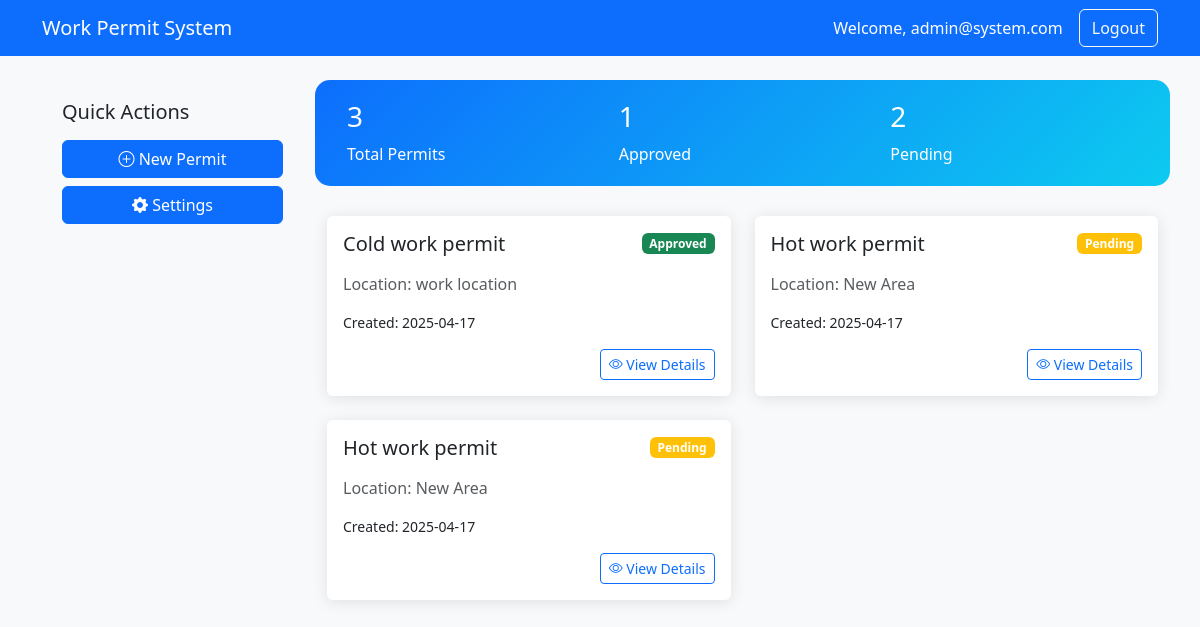
Screenshot of / (signed in) with the database file from the repository.
### main.py (models this page shows)
class User(UserMixin, db.Model):
    id = db.Column(db.Integer, primary_key=True)
    username = db.Column(db.String(150), nullable=False, unique=True)
    password = db.Column(db.String(150), nullable=False)
    role = db.Column(db.String(20), default='receiver')  # admin, issuer, receiver, safety, gas_tester

class WorkPermit(db.Model):
    id = db.Column(db.Integer, primary_key=True)
    permit_type = db.Column(db.String(100), nullable=False)  # e.g., Hot Work, Cold Work
    location = db.Column(db.String(150), nullable=False)
    description = db.Column(db.Text, nullable=False)
    status = db.Column(db.String(20), default='Pending')
    issued_at = db.Column(db.DateTime, default=datetime.utcnow)
    expires_at = db.Column(db.DateTime)
    issuer_id = db.Column(db.Integer, db.ForeignKey('user.id'))
    receiver_id = db.Column(db.Integer, db.ForeignKey('user.id'))
    gas_test_log = db.Column(db.Text)
    jsa_reference = db.Column(db.String(255))

### main.py (the view)
@app.route('/')
@login_required
def dashboard():
    if current_user.role == 'admin':
        permits = WorkPermit.query.all()
    elif current_user.role == 'issuer':
        permits = WorkPermit.query.filter_by(issuer_id=current_user.id).all()
    elif current_user.role == 'receiver':
        permits = WorkPermit.query.filter_by(receiver_id=current_user.id).all()
    elif current_user.role == 'safety':
        permits = WorkPermit.query.filter(
            (WorkPermit.status == 'Pending') |
            (WorkPermit.status == 'Approved') |
            (WorkPermit.status == 'Rejected')
        ).all()
    else:
        permits = WorkPermit.query.filter(
            (WorkPermit.status == 'Approved') |
            (WorkPermit.status == 'Pending')
        ).order_by(WorkPermit.status.desc(), WorkPermit.issued_at.desc()).all()
    return render_template('dashboard.html', permits=permits)

### main.py (called while the page is built)
@login_manager.user_loader
def load_user(user_id):
    return User.query.get(int(user_id))

### templates/dashboard.html (shortened to what this page needs)
<!DOCTYPE html>
<html lang="en">
<head>
    <link href="https://cdn.jsdelivr.net/npm/bootstrap@5.3.0/dist/css/bootstrap.min.css" rel="stylesheet">
</head>
<body class="bg-light">
    <nav class="navbar navbar-expand-lg navbar-dark bg-primary">
        <div class="container">
            <a class="navbar-brand" href="#">Work Permit System</a>
            <div class="d-flex align-items-center">
                <span class="text-white me-3">Welcome, {{ current_user.username }}</span>
                <a href="{{ url_for('logout') }}" class="btn btn-outline-light">Logout</a>
            </div>
        </div>
    </nav>
    <div class="container mt-4">
        <div class="row">
            <div class="col-md-3">
                <div class="sidebar">
                    <h5 class="mb-3">Quick Actions</h5>
                    <div class="d-grid gap-2">
                        <a href="{{ url_for('new_permit') }}" class="btn btn-primary">
                            <i class="bi bi-plus-circle"></i> New Permit
                        </a>
                        {% if current_user.role == 'admin' %}
                        <a href="{{ url_for('settings') }}" class="btn btn-primary">
                            <i class="bi bi-gear-fill"></i> Settings
                        </a>
                        {% endif %}
                    </div>
                </div>
            </div>
            <div class="col-md-9">
                <div class="row dashboard-stats">
                    <div class="col-md-4">
                        <h3>{{ permits|length }}</h3>
                        <p class="mb-0">Total Permits</p>
                    </div>
                    <div class="col-md-4">
                        <h3>{{ permits|selectattr('status', 'equalto', 'Approved')|list|length }}</h3>
                        <p class="mb-0">Approved</p>
                    </div>
                    <div class="col-md-4">
                        <h3>{{ permits|selectattr('status', 'equalto', 'Pending')|list|length }}</h3>
                        <p class="mb-0">Pending</p>
                    </div>
                </div>
                <div class="row">
                    {% for p in permits %}
                    <div class="col-md-6 mb-4">
                        <div class="card permit-card">
                            <div class="card-body">
                                <div class="d-flex justify-content-between align-items-center mb-3">
                                    <h5 class="card-title mb-0">{{ p.permit_type }}</h5>
                                    <span class="badge {% if p.status == 'Approved' %}bg-success{% elif p.status == 'Rejected' %}bg-danger{% else %}bg-warning{% endif %}">
                                        {{ p.status }}
                                    </span>
                                </div>
                                <p class="card-text text-muted">Location: {{ p.location }}</p>
                                <p class="card-text small">Created: {{ p.issued_at.strftime('%Y-%m-%d') }}</p>
                                <div class="d-flex justify-content-end">
                                    <a href="{{ url_for('view_permit', permit_id=p.id) }}" class="btn btn-outline-primary btn-sm">
                                        <i class="bi bi-eye"></i> View Details
                                    </a>
                                </div>
                            </div>
                        </div>
                    </div>
                    {% endfor %}
                </div>
            </div>
        </div>
    </div>
    <link rel="stylesheet" href="https://cdn.jsdelivr.net/npm/bootstrap-icons@1.7.2/font/bootstrap-icons.css">
</body>
</html>

### templates/dashboard.html (style rules this page uses)
.dashboard-stats { background: linear-gradient(135deg, #0d6efd 0%, #0dcaf0 100%); padding: 20px; border-radius: 15px; color: white; margin-bottom: 30px; }
.permit-card { transition: transform 0.2s; border: none; box-shadow: 0 2px 15px rgba(0,0,0,0.1); }
.sidebar { background: #f8f9fa; padding: 20px; border-radius: 10px; }

### rows the page displays
User: username "admin@system.com"
WorkPermit: permit_type "Cold work permit", status "Approved", location "work location", issued_at "2025-04-17"
WorkPermit: permit_type "Hot work permit", status "Pending", location "New Area", issued_at "2025-04-17"
WorkPermit: permit_type "Hot work permit", status "Pending", location "New Area", issued_at "2025-04-17"

### other values shown
{{ permits|length }} "3"
{{ permits|selectattr('status', 'equalto', 'Approved')|list|length }} "1"
{{ permits|selectattr('status', 'equalto', 'Pending')|list|length }} "2"
